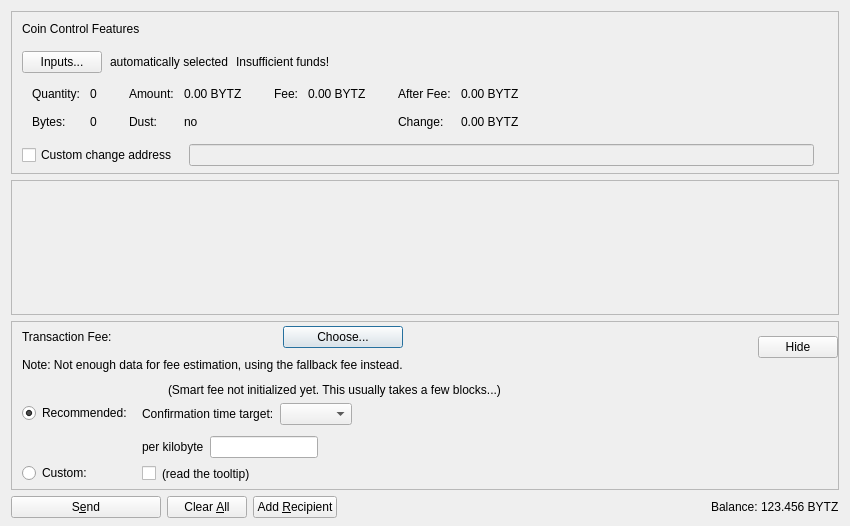
<?xml version="1.0" encoding="UTF-8"?>
<ui version="4.0">
 <class>SendCoinsDialog</class>
 <widget class="QDialog" name="SendCoinsDialog">
  <property name="geometry">
   <rect>
    <x>0</x>
    <y>0</y>
    <width>850</width>
    <height>526</height>
   </rect>
  </property>
  <property name="windowTitle">
   <string>Send Coins</string>
  </property>
  <layout class="QVBoxLayout" name="verticalLayout" stretch="0,1,0,0">
   <property name="bottomMargin">
    <number>8</number>
   </property>
   <item>
    <widget class="QFrame" name="frameCoinControl">
     <property name="sizePolicy">
      <sizepolicy hsizetype="Expanding" vsizetype="Expanding">
       <horstretch>0</horstretch>
       <verstretch>0</verstretch>
      </sizepolicy>
     </property>
     <property name="maximumSize">
      <size>
       <width>16777215</width>
       <height>16777215</height>
      </size>
     </property>
     <property name="frameShape">
      <enum>QFrame::StyledPanel</enum>
     </property>
     <property name="frameShadow">
      <enum>QFrame::Sunken</enum>
     </property>
     <layout class="QVBoxLayout" name="verticalLayoutCoinControl2">
      <property name="spacing">
       <number>0</number>
      </property>
      <property name="leftMargin">
       <number>0</number>
      </property>
      <property name="topMargin">
       <number>0</number>
      </property>
      <property name="rightMargin">
       <number>0</number>
      </property>
      <property name="bottomMargin">
       <number>6</number>
      </property>
      <item>
       <layout class="QVBoxLayout" name="verticalLayoutCoinControl" stretch="0,0,0,0,1">
        <property name="spacing">
         <number>0</number>
        </property>
        <property name="leftMargin">
         <number>10</number>
        </property>
        <property name="topMargin">
         <number>10</number>
        </property>
        <item>
         <layout class="QHBoxLayout" name="horizontalLayoutCoinControl1">
          <property name="bottomMargin">
           <number>15</number>
          </property>
          <item>
           <widget class="QLabel" name="labelCoinControlFeatures">
            <property name="sizePolicy">
             <sizepolicy hsizetype="Preferred" vsizetype="Maximum">
              <horstretch>0</horstretch>
              <verstretch>0</verstretch>
             </sizepolicy>
            </property>
            <property name="text">
             <string>Coin Control Features</string>
            </property>
           </widget>
          </item>
         </layout>
        </item>
        <item>
         <layout class="QHBoxLayout" name="horizontalLayoutCoinControl2" stretch="0,0,0,0">
          <property name="spacing">
           <number>8</number>
          </property>
          <property name="bottomMargin">
           <number>10</number>
          </property>
          <item>
           <widget class="QPushButton" name="pushButtonCoinControl">
            <property name="styleSheet">
             <string notr="true"/>
            </property>
            <property name="text">
             <string>Inputs...</string>
            </property>
            <property name="autoDefault">
             <bool>false</bool>
            </property>
           </widget>
          </item>
          <item>
           <widget class="QLabel" name="labelCoinControlAutomaticallySelected">
            <property name="text">
             <string>automatically selected</string>
            </property>
            <property name="margin">
             <number>5</number>
            </property>
           </widget>
          </item>
          <item>
           <widget class="QLabel" name="labelCoinControlInsuffFunds">
            <property name="text">
             <string>Insufficient funds!</string>
            </property>
            <property name="margin">
             <number>5</number>
            </property>
           </widget>
          </item>
          <item>
           <spacer name="horizontalSpacerCoinControl">
            <property name="orientation">
             <enum>Qt::Horizontal</enum>
            </property>
            <property name="sizeHint" stdset="0">
             <size>
              <width>40</width>
              <height>1</height>
             </size>
            </property>
           </spacer>
          </item>
         </layout>
        </item>
        <item>
         <widget class="QWidget" name="widgetCoinControl" native="true">
          <property name="sizePolicy">
           <sizepolicy hsizetype="Preferred" vsizetype="Preferred">
            <horstretch>0</horstretch>
            <verstretch>0</verstretch>
           </sizepolicy>
          </property>
          <property name="minimumSize">
           <size>
            <width>0</width>
            <height>0</height>
           </size>
          </property>
          <property name="styleSheet">
           <string notr="true"/>
          </property>
          <layout class="QHBoxLayout" name="horizontalLayoutCoinControl5">
           <property name="leftMargin">
            <number>0</number>
           </property>
           <property name="topMargin">
            <number>0</number>
           </property>
           <property name="rightMargin">
            <number>0</number>
           </property>
           <property name="bottomMargin">
            <number>0</number>
           </property>
           <item>
            <layout class="QHBoxLayout" name="horizontalLayoutCoinControl3" stretch="0,0,0,1">
             <property name="spacing">
              <number>20</number>
             </property>
             <property name="topMargin">
              <number>0</number>
             </property>
             <property name="bottomMargin">
              <number>10</number>
             </property>
             <item>
              <layout class="QFormLayout" name="formLayoutCoinControl1">
               <property name="horizontalSpacing">
                <number>10</number>
               </property>
               <property name="verticalSpacing">
                <number>14</number>
               </property>
               <property name="leftMargin">
                <number>10</number>
               </property>
               <property name="topMargin">
                <number>4</number>
               </property>
               <property name="rightMargin">
                <number>6</number>
               </property>
               <item row="0" column="0">
                <widget class="QLabel" name="labelCoinControlQuantityText">
                 <property name="text">
                  <string>Quantity:</string>
                 </property>
                 <property name="margin">
                  <number>0</number>
                 </property>
                </widget>
               </item>
               <item row="0" column="1">
                <widget class="QLabel" name="labelCoinControlQuantity">
                 <property name="cursor">
                  <cursorShape>IBeamCursor</cursorShape>
                 </property>
                 <property name="contextMenuPolicy">
                  <enum>Qt::ActionsContextMenu</enum>
                 </property>
                 <property name="text">
                  <string notr="true">0</string>
                 </property>
                 <property name="margin">
                  <number>0</number>
                 </property>
                 <property name="textInteractionFlags">
                  <set>Qt::LinksAccessibleByMouse|Qt::TextSelectableByKeyboard|Qt::TextSelectableByMouse</set>
                 </property>
                </widget>
               </item>
               <item row="1" column="0">
                <widget class="QLabel" name="labelCoinControlBytesText">
                 <property name="text">
                  <string>Bytes:</string>
                 </property>
                </widget>
               </item>
               <item row="1" column="1">
                <widget class="QLabel" name="labelCoinControlBytes">
                 <property name="cursor">
                  <cursorShape>IBeamCursor</cursorShape>
                 </property>
                 <property name="contextMenuPolicy">
                  <enum>Qt::ActionsContextMenu</enum>
                 </property>
                 <property name="text">
                  <string notr="true">0</string>
                 </property>
                 <property name="textInteractionFlags">
                  <set>Qt::LinksAccessibleByMouse|Qt::TextSelectableByKeyboard|Qt::TextSelectableByMouse</set>
                 </property>
                </widget>
               </item>
              </layout>
             </item>
             <item>
              <layout class="QFormLayout" name="formLayoutCoinControl2">
               <property name="horizontalSpacing">
                <number>10</number>
               </property>
               <property name="verticalSpacing">
                <number>14</number>
               </property>
               <property name="leftMargin">
                <number>6</number>
               </property>
               <property name="topMargin">
                <number>4</number>
               </property>
               <property name="rightMargin">
                <number>6</number>
               </property>
               <item row="0" column="0">
                <widget class="QLabel" name="labelCoinControlAmountText">
                 <property name="text">
                  <string>Amount:</string>
                 </property>
                 <property name="margin">
                  <number>0</number>
                 </property>
                </widget>
               </item>
               <item row="0" column="1">
                <widget class="QLabel" name="labelCoinControlAmount">
                 <property name="cursor">
                  <cursorShape>IBeamCursor</cursorShape>
                 </property>
                 <property name="contextMenuPolicy">
                  <enum>Qt::ActionsContextMenu</enum>
                 </property>
                 <property name="text">
                  <string notr="true">0.00 BYTZ</string>
                 </property>
                 <property name="textInteractionFlags">
                  <set>Qt::LinksAccessibleByMouse|Qt::TextSelectableByKeyboard|Qt::TextSelectableByMouse</set>
                 </property>
                </widget>
               </item>
               <item row="1" column="0">
                <widget class="QLabel" name="labelCoinControlLowOutputText">
                 <property name="text">
                  <string>Dust:</string>
                 </property>
                </widget>
               </item>
               <item row="1" column="1">
                <widget class="QLabel" name="labelCoinControlLowOutput">
                 <property name="cursor">
                  <cursorShape>IBeamCursor</cursorShape>
                 </property>
                 <property name="contextMenuPolicy">
                  <enum>Qt::ActionsContextMenu</enum>
                 </property>
                 <property name="text">
                  <string notr="true">no</string>
                 </property>
                 <property name="textInteractionFlags">
                  <set>Qt::LinksAccessibleByMouse|Qt::TextSelectableByKeyboard|Qt::TextSelectableByMouse</set>
                 </property>
                </widget>
               </item>
              </layout>
             </item>
             <item>
              <layout class="QFormLayout" name="formLayoutCoinControl3">
               <property name="horizontalSpacing">
                <number>10</number>
               </property>
               <property name="verticalSpacing">
                <number>14</number>
               </property>
               <property name="leftMargin">
                <number>6</number>
               </property>
               <property name="topMargin">
                <number>4</number>
               </property>
               <property name="rightMargin">
                <number>6</number>
               </property>
               <item row="0" column="0">
                <widget class="QLabel" name="labelCoinControlFeeText">
                 <property name="text">
                  <string>Fee:</string>
                 </property>
                 <property name="margin">
                  <number>0</number>
                 </property>
                </widget>
               </item>
               <item row="0" column="1">
                <widget class="QLabel" name="labelCoinControlFee">
                 <property name="cursor">
                  <cursorShape>IBeamCursor</cursorShape>
                 </property>
                 <property name="contextMenuPolicy">
                  <enum>Qt::ActionsContextMenu</enum>
                 </property>
                 <property name="text">
                  <string notr="true">0.00 BYTZ</string>
                 </property>
                 <property name="textInteractionFlags">
                  <set>Qt::LinksAccessibleByMouse|Qt::TextSelectableByKeyboard|Qt::TextSelectableByMouse</set>
                 </property>
                </widget>
               </item>
              </layout>
             </item>
             <item>
              <layout class="QFormLayout" name="formLayoutCoinControl4">
               <property name="horizontalSpacing">
                <number>10</number>
               </property>
               <property name="verticalSpacing">
                <number>14</number>
               </property>
               <property name="leftMargin">
                <number>6</number>
               </property>
               <property name="topMargin">
                <number>4</number>
               </property>
               <property name="rightMargin">
                <number>6</number>
               </property>
               <item row="0" column="0">
                <widget class="QLabel" name="labelCoinControlAfterFeeText">
                 <property name="text">
                  <string>After Fee:</string>
                 </property>
                 <property name="margin">
                  <number>0</number>
                 </property>
                </widget>
               </item>
               <item row="0" column="1">
                <widget class="QLabel" name="labelCoinControlAfterFee">
                 <property name="cursor">
                  <cursorShape>IBeamCursor</cursorShape>
                 </property>
                 <property name="contextMenuPolicy">
                  <enum>Qt::ActionsContextMenu</enum>
                 </property>
                 <property name="text">
                  <string notr="true">0.00 BYTZ</string>
                 </property>
                 <property name="textInteractionFlags">
                  <set>Qt::LinksAccessibleByMouse|Qt::TextSelectableByKeyboard|Qt::TextSelectableByMouse</set>
                 </property>
                </widget>
               </item>
               <item row="1" column="0">
                <widget class="QLabel" name="labelCoinControlChangeText">
                 <property name="text">
                  <string>Change:</string>
                 </property>
                </widget>
               </item>
               <item row="1" column="1">
                <widget class="QLabel" name="labelCoinControlChange">
                 <property name="cursor">
                  <cursorShape>IBeamCursor</cursorShape>
                 </property>
                 <property name="contextMenuPolicy">
                  <enum>Qt::ActionsContextMenu</enum>
                 </property>
                 <property name="text">
                  <string notr="true">0.00 BYTZ</string>
                 </property>
                 <property name="textInteractionFlags">
                  <set>Qt::LinksAccessibleByMouse|Qt::TextSelectableByKeyboard|Qt::TextSelectableByMouse</set>
                 </property>
                </widget>
               </item>
              </layout>
             </item>
            </layout>
           </item>
          </layout>
         </widget>
        </item>
        <item>
         <layout class="QHBoxLayout" name="horizontalLayoutCoinControl4" stretch="0,0,0">
          <property name="spacing">
           <number>12</number>
          </property>
          <property name="sizeConstraint">
           <enum>QLayout::SetDefaultConstraint</enum>
          </property>
          <property name="topMargin">
           <number>5</number>
          </property>
          <property name="rightMargin">
           <number>5</number>
          </property>
          <item>
           <widget class="QCheckBox" name="checkBoxCoinControlChange">
            <property name="toolTip">
             <string>If this is activated, but the change address is empty or invalid, change will be sent to a newly generated address.</string>
            </property>
            <property name="text">
             <string>Custom change address</string>
            </property>
           </widget>
          </item>
          <item>
           <widget class="QValidatedLineEdit" name="lineEditCoinControlChange">
            <property name="enabled">
             <bool>false</bool>
            </property>
            <property name="sizePolicy">
             <sizepolicy hsizetype="Expanding" vsizetype="Fixed">
              <horstretch>0</horstretch>
              <verstretch>0</verstretch>
             </sizepolicy>
            </property>
           </widget>
          </item>
          <item>
           <widget class="QLabel" name="labelCoinControlChangeLabel">
            <property name="sizePolicy">
             <sizepolicy hsizetype="Preferred" vsizetype="Expanding">
              <horstretch>0</horstretch>
              <verstretch>0</verstretch>
             </sizepolicy>
            </property>
            <property name="minimumSize">
             <size>
              <width>0</width>
              <height>0</height>
             </size>
            </property>
            <property name="text">
             <string/>
            </property>
            <property name="margin">
             <number>3</number>
            </property>
           </widget>
          </item>
         </layout>
        </item>
        <item>
         <spacer name="verticalSpacerCoinControl">
          <property name="orientation">
           <enum>Qt::Vertical</enum>
          </property>
          <property name="sizeHint" stdset="0">
           <size>
            <width>800</width>
            <height>1</height>
           </size>
          </property>
         </spacer>
        </item>
       </layout>
      </item>
     </layout>
    </widget>
   </item>
   <item>
    <widget class="QScrollArea" name="scrollArea">
     <property name="widgetResizable">
      <bool>true</bool>
     </property>
     <widget class="QWidget" name="scrollAreaWidgetContents">
      <property name="geometry">
       <rect>
        <x>0</x>
        <y>0</y>
        <width>830</width>
        <height>104</height>
       </rect>
      </property>
      <layout class="QVBoxLayout" name="verticalLayout_2" stretch="0,1">
       <property name="leftMargin">
        <number>0</number>
       </property>
       <property name="topMargin">
        <number>0</number>
       </property>
       <property name="rightMargin">
        <number>0</number>
       </property>
       <property name="bottomMargin">
        <number>0</number>
       </property>
       <item>
        <layout class="QVBoxLayout" name="entries">
         <property name="spacing">
          <number>6</number>
         </property>
        </layout>
       </item>
       <item>
        <spacer name="verticalSpacer">
         <property name="orientation">
          <enum>Qt::Vertical</enum>
         </property>
         <property name="sizeHint" stdset="0">
          <size>
           <width>20</width>
           <height>40</height>
          </size>
         </property>
        </spacer>
       </item>
      </layout>
     </widget>
    </widget>
   </item>
   <item>
    <widget class="QFrame" name="frameFee">
     <property name="sizePolicy">
      <sizepolicy hsizetype="Expanding" vsizetype="Expanding">
       <horstretch>0</horstretch>
       <verstretch>0</verstretch>
      </sizepolicy>
     </property>
     <property name="maximumSize">
      <size>
       <width>16777215</width>
       <height>16777215</height>
      </size>
     </property>
     <property name="frameShape">
      <enum>QFrame::StyledPanel</enum>
     </property>
     <property name="frameShadow">
      <enum>QFrame::Sunken</enum>
     </property>
     <layout class="QVBoxLayout" name="verticalLayoutFee1">
      <property name="spacing">
       <number>0</number>
      </property>
      <property name="leftMargin">
       <number>0</number>
      </property>
      <property name="topMargin">
       <number>0</number>
      </property>
      <property name="rightMargin">
       <number>0</number>
      </property>
      <property name="bottomMargin">
       <number>0</number>
      </property>
      <item>
       <layout class="QVBoxLayout" name="verticalLayoutFee2" stretch="0,0,0">
        <property name="spacing">
         <number>0</number>
        </property>
        <property name="leftMargin">
         <number>10</number>
        </property>
        <property name="topMargin">
         <number>0</number>
        </property>
        <item>
         <layout class="QHBoxLayout" name="horizontalLayoutFee1">
          <property name="bottomMargin">
           <number>0</number>
          </property>
          <item>
           <layout class="QVBoxLayout" name="verticalLayoutFee7">
            <property name="spacing">
             <number>0</number>
            </property>
            <item>
             <spacer name="verticalSpacerSmartFee">
              <property name="orientation">
               <enum>Qt::Vertical</enum>
              </property>
              <property name="sizeType">
               <enum>QSizePolicy::Fixed</enum>
              </property>
              <property name="sizeHint" stdset="0">
               <size>
                <width>1</width>
                <height>4</height>
               </size>
              </property>
             </spacer>
            </item>
            <item>
             <layout class="QHBoxLayout" name="horizontalLayoutSmartFee">
              <property name="spacing">
               <number>10</number>
              </property>
              <item>
               <widget class="QLabel" name="labelFeeHeadline">
                <property name="sizePolicy">
                 <sizepolicy hsizetype="Preferred" vsizetype="Maximum">
                  <horstretch>0</horstretch>
                  <verstretch>0</verstretch>
                 </sizepolicy>
                </property>
                <property name="text">
                 <string>Transaction Fee:</string>
                </property>
               </widget>
              </item>
              <item>
               <widget class="QLabel" name="labelFeeMinimized">
                <property name="text">
                 <string/>
                </property>
               </widget>
              </item>
              <item>
               <widget class="QPushButton" name="buttonChooseFee">
                <property name="text">
                 <string>Choose...</string>
                </property>
               </widget>
              </item>
             </layout>
            </item>
            <item>
             <spacer name="verticalSpacer_7">
              <property name="orientation">
               <enum>Qt::Vertical</enum>
              </property>
              <property name="sizeHint" stdset="0">
               <size>
                <width>1</width>
                <height>10</height>
               </size>
              </property>
             </spacer>
            </item>
            <item>
             <widget class="QLabel" name="fallbackFeeWarningLabel">
              <property name="toolTip">
               <string>Using the fallbackfee can result in sending a transaction that will take several hours or days (or never) to confirm. Consider choosing your fee manually or wait until you have validated the complete chain.</string>
              </property>
              <property name="text">
               <string>Note: Not enough data for fee estimation, using the fallback fee instead.</string>
              </property>
              <property name="wordWrap">
               <bool>false</bool>
              </property>
             </widget>
            </item>
            <item>
             <spacer name="verticalSpacer_5">
              <property name="orientation">
               <enum>Qt::Vertical</enum>
              </property>
              <property name="sizeHint" stdset="0">
               <size>
                <width>1</width>
                <height>1</height>
               </size>
              </property>
             </spacer>
            </item>
           </layout>
          </item>
          <item>
           <spacer name="horizontalSpacer_4">
            <property name="orientation">
             <enum>Qt::Horizontal</enum>
            </property>
            <property name="sizeHint" stdset="0">
             <size>
              <width>1</width>
              <height>1</height>
             </size>
            </property>
           </spacer>
          </item>
          <item>
           <widget class="QPushButton" name="buttonMinimizeFee">
            <property name="toolTip">
             <string>collapse fee-settings</string>
            </property>
            <property name="text">
             <string>Hide</string>
            </property>
           </widget>
          </item>
         </layout>
        </item>
        <item>
         <widget class="QFrame" name="frameFeeSelection">
          <layout class="QVBoxLayout" name="verticalLayoutFee12">
           <property name="spacing">
            <number>0</number>
           </property>
           <property name="leftMargin">
            <number>0</number>
           </property>
           <property name="topMargin">
            <number>0</number>
           </property>
           <property name="rightMargin">
            <number>0</number>
           </property>
           <property name="bottomMargin">
            <number>0</number>
           </property>
           <item>
            <layout class="QGridLayout" name="gridLayoutFee">
             <property name="topMargin">
              <number>10</number>
             </property>
             <property name="bottomMargin">
              <number>4</number>
             </property>
             <property name="horizontalSpacing">
              <number>10</number>
             </property>
             <property name="verticalSpacing">
              <number>4</number>
             </property>
             <item row="1" column="1">
              <layout class="QVBoxLayout" name="verticalLayoutFee8">
               <property name="spacing">
                <number>6</number>
               </property>
               <property name="topMargin">
                <number>3</number>
               </property>
               <item>
                <layout class="QHBoxLayout" name="horizontalLayoutFee13" stretch="0,0,1">
                 <item>
                  <widget class="QLabel" name="labelCustomPerKilobyte">
                   <property name="toolTip">
                    <string>If the custom fee is set to 1000 duffs and the transaction is only 250 bytes, then &quot;per kilobyte&quot; only pays 250 duffs in fee,&lt;br /&gt;while &quot;at least&quot; pays 1000 duffs. For transactions bigger than a kilobyte both pay by kilobyte.</string>
                   </property>
                   <property name="text">
                    <string>per kilobyte</string>
                   </property>
                  </widget>
                 </item>
                 <item>
                  <widget class="BitcoinAmountField" name="customFee"/>
                 </item>
                 <item>
                  <spacer name="horizontalSpacer_6">
                   <property name="orientation">
                    <enum>Qt::Horizontal</enum>
                   </property>
                   <property name="sizeHint" stdset="0">
                    <size>
                     <width>1</width>
                     <height>1</height>
                    </size>
                   </property>
                  </spacer>
                 </item>
                </layout>
               </item>
               <item>
                <layout class="QHBoxLayout" name="horizontalLayoutFee8">
                 <item>
                  <widget class="QCheckBox" name="checkBoxMinimumFee">
                   <property name="toolTip">
                    <string>Paying only the minimum fee is just fine as long as there is less transaction volume than space in the blocks.&lt;br /&gt;But be aware that this can end up in a never confirming transaction once there is more demand for bytz transactions than the network can process.</string>
                   </property>
                   <property name="text">
                    <string/>
                   </property>
                  </widget>
                 </item>
                 <item>
                  <widget class="QLabel" name="labelMinFeeWarning">
                   <property name="enabled">
                    <bool>true</bool>
                   </property>
                   <property name="toolTip">
                    <string>Paying only the minimum fee is just fine as long as there is less transaction volume than space in the blocks.&lt;br /&gt;But be aware that this can end up in a never confirming transaction once there is more demand for bytz transactions than the network can process.</string>
                   </property>
                   <property name="text">
                    <string>(read the tooltip)</string>
                   </property>
                   <property name="margin">
                    <number>5</number>
                   </property>
                  </widget>
                 </item>
                 <item>
                  <spacer name="horizontalSpacer_2">
                   <property name="orientation">
                    <enum>Qt::Horizontal</enum>
                   </property>
                   <property name="sizeHint" stdset="0">
                    <size>
                     <width>1</width>
                     <height>1</height>
                    </size>
                   </property>
                  </spacer>
                 </item>
                </layout>
               </item>
              </layout>
             </item>
             <item row="0" column="0">
              <layout class="QVBoxLayout" name="verticalLayoutFee4" stretch="0,1">
               <property name="topMargin">
                <number>20</number>
               </property>
               <property name="bottomMargin">
                <number>3</number>
               </property>
               <item>
                <widget class="QRadioButton" name="radioSmartFee">
                 <property name="text">
                  <string>Recommended:</string>
                 </property>
                 <property name="checked">
                  <bool>true</bool>
                 </property>
                 <attribute name="buttonGroup">
                  <string notr="true">groupFee</string>
                 </attribute>
                </widget>
               </item>
               <item>
                <spacer name="verticalSpacer_2">
                 <property name="orientation">
                  <enum>Qt::Vertical</enum>
                 </property>
                 <property name="sizeHint" stdset="0">
                  <size>
                   <width>1</width>
                   <height>1</height>
                  </size>
                 </property>
                </spacer>
               </item>
              </layout>
             </item>
             <item row="1" column="0">
              <layout class="QVBoxLayout" name="verticalLayoutFee9" stretch="0,1">
               <property name="topMargin">
                <number>30</number>
               </property>
               <item>
                <widget class="QRadioButton" name="radioCustomFee">
                 <property name="text">
                  <string>Custom:</string>
                 </property>
                 <attribute name="buttonGroup">
                  <string notr="true">groupFee</string>
                 </attribute>
                </widget>
               </item>
               <item>
                <spacer name="verticalSpacer_6">
                 <property name="orientation">
                  <enum>Qt::Vertical</enum>
                 </property>
                 <property name="sizeHint" stdset="0">
                  <size>
                   <width>1</width>
                   <height>1</height>
                  </size>
                 </property>
                </spacer>
               </item>
              </layout>
             </item>
             <item row="0" column="1">
              <layout class="QVBoxLayout" name="verticalLayoutFee3" stretch="0,0,1">
               <property name="spacing">
                <number>6</number>
               </property>
               <property name="topMargin">
                <number>0</number>
               </property>
               <property name="bottomMargin">
                <number>3</number>
               </property>
               <item>
                <layout class="QHBoxLayout" name="horizontalLayoutFee12">
                 <item>
                  <widget class="QLabel" name="labelSmartFee">
                   <property name="text">
                    <string/>
                   </property>
                   <property name="margin">
                    <number>2</number>
                   </property>
                  </widget>
                 </item>
                 <item>
                  <widget class="QLabel" name="labelFeeEstimation">
                   <property name="text">
                    <string/>
                   </property>
                  </widget>
                 </item>
                 <item>
                  <widget class="QLabel" name="labelSmartFee2">
                   <property name="text">
                    <string>(Smart fee not initialized yet. This usually takes a few blocks...)</string>
                   </property>
                   <property name="margin">
                    <number>2</number>
                   </property>
                  </widget>
                 </item>
                 <item>
                  <spacer name="horizontalSpacer_5">
                   <property name="orientation">
                    <enum>Qt::Horizontal</enum>
                   </property>
                   <property name="sizeHint" stdset="0">
                    <size>
                     <width>1</width>
                     <height>1</height>
                    </size>
                   </property>
                  </spacer>
                 </item>
                </layout>
               </item>
               <item>
                <layout class="QHBoxLayout" name="horizontalLayoutFee9">
                 <item>
                  <layout class="QVBoxLayout" name="verticalLayoutFee6">
                   <item>
                    <widget class="QLabel" name="labelSmartFee3">
                     <property name="text">
                      <string>Confirmation time target:</string>
                     </property>
                     <property name="margin">
                      <number>2</number>
                     </property>
                    </widget>
                   </item>
                  </layout>
                 </item>
                 <item>
                  <layout class="QVBoxLayout" name="verticalLayoutFee5">
                   <property name="rightMargin">
                    <number>30</number>
                   </property>
                   <item>
                    <layout class="QHBoxLayout" name="horizontalLayoutConfTarget">
                     <property name="bottomMargin">
                      <number>0</number>
                     </property>
                     <item>
                      <widget class="QComboBox" name="confTargetSelector"/>
                     </item>
                     <item>
                      <spacer name="horizontalSpacerConfTarget">
                       <property name="orientation">
                        <enum>Qt::Horizontal</enum>
                       </property>
                       <property name="sizeHint" stdset="0">
                        <size>
                         <width>40</width>
                         <height>20</height>
                        </size>
                       </property>
                      </spacer>
                     </item>
                    </layout>
                   </item>
                  </layout>
                 </item>
                </layout>
               </item>
               <item>
                <spacer name="verticalSpacer_4">
                 <property name="orientation">
                  <enum>Qt::Vertical</enum>
                 </property>
                 <property name="sizeHint" stdset="0">
                  <size>
                   <width>1</width>
                   <height>1</height>
                  </size>
                 </property>
                </spacer>
               </item>
              </layout>
             </item>
            </layout>
           </item>
          </layout>
         </widget>
        </item>
        <item>
         <spacer name="verticalSpacerFee">
          <property name="orientation">
           <enum>Qt::Vertical</enum>
          </property>
          <property name="sizeHint" stdset="0">
           <size>
            <width>800</width>
            <height>1</height>
           </size>
          </property>
         </spacer>
        </item>
       </layout>
      </item>
     </layout>
    </widget>
   </item>
   <item>
    <layout class="QHBoxLayout" name="horizontalLayout">
     <item>
      <widget class="QPushButton" name="sendButton">
       <property name="minimumSize">
        <size>
         <width>150</width>
         <height>0</height>
        </size>
       </property>
       <property name="toolTip">
        <string>Confirm the send action</string>
       </property>
       <property name="text">
        <string>S&amp;end</string>
       </property>
       <property name="autoDefault">
        <bool>false</bool>
       </property>
       <property name="default">
        <bool>false</bool>
       </property>
      </widget>
     </item>
     <item>
      <widget class="QPushButton" name="clearButton">
       <property name="sizePolicy">
        <sizepolicy hsizetype="Minimum" vsizetype="Fixed">
         <horstretch>0</horstretch>
         <verstretch>0</verstretch>
        </sizepolicy>
       </property>
       <property name="toolTip">
        <string>Clear all fields of the form.</string>
       </property>
       <property name="text">
        <string>Clear &amp;All</string>
       </property>
       <property name="autoDefault">
        <bool>false</bool>
       </property>
      </widget>
     </item>
     <item>
      <widget class="QPushButton" name="addButton">
       <property name="toolTip">
        <string>Send to multiple recipients at once</string>
       </property>
       <property name="text">
        <string>Add &amp;Recipient</string>
       </property>
       <property name="autoDefault">
        <bool>false</bool>
       </property>
      </widget>
     </item>
     <item>
      <spacer name="horizontalSpacer">
       <property name="orientation">
        <enum>Qt::Horizontal</enum>
       </property>
       <property name="sizeHint" stdset="0">
        <size>
         <width>40</width>
         <height>20</height>
        </size>
       </property>
      </spacer>
     </item>
     <item>
      <layout class="QHBoxLayout" name="horizontalLayout_2">
       <property name="spacing">
        <number>3</number>
       </property>
       <item>
        <widget class="QLabel" name="labelBalanceText">
         <property name="text">
          <string>Balance:</string>
         </property>
        </widget>
       </item>
       <item>
        <widget class="QLabel" name="labelBalance">
         <property name="sizePolicy">
          <sizepolicy hsizetype="Preferred" vsizetype="Preferred">
           <horstretch>0</horstretch>
           <verstretch>0</verstretch>
          </sizepolicy>
         </property>
         <property name="cursor">
          <cursorShape>IBeamCursor</cursorShape>
         </property>
         <property name="text">
          <string notr="true">123.456 BYTZ</string>
         </property>
         <property name="textInteractionFlags">
          <set>Qt::LinksAccessibleByMouse|Qt::TextSelectableByKeyboard|Qt::TextSelectableByMouse</set>
         </property>
        </widget>
       </item>
      </layout>
     </item>
    </layout>
   </item>
  </layout>
 </widget>
 <customwidgets>
  <customwidget>
   <class>QValidatedLineEdit</class>
   <extends>QLineEdit</extends>
   <header>qt/qvalidatedlineedit.h</header>
  </customwidget>
  <customwidget>
   <class>BitcoinAmountField</class>
   <extends>QLineEdit</extends>
   <header>qt/bitcoinamountfield.h</header>
   <container>1</container>
  </customwidget>
 </customwidgets>
 <resources>
  <include location="../bytz.qrc"/>
 </resources>
 <connections/>
 <buttongroups>
  <buttongroup name="groupFee"/>
 </buttongroups>
</ui>
